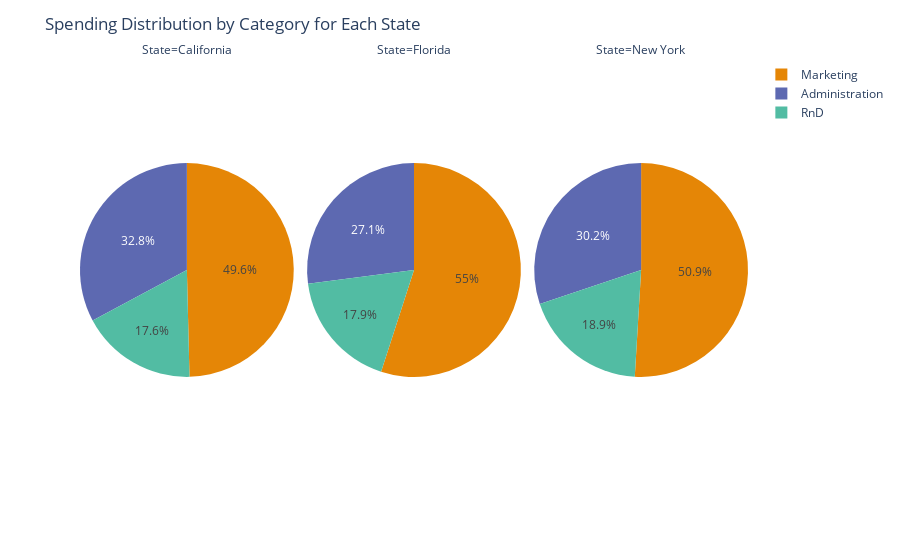

Write notebook code for a chart like this one.
### Code cell
fig = px.pie(data_melted, values='Value', names='Category', facet_col='State', hole=0, color_discrete_sequence=px.colors.carto.Vivid)
fig.update_layout(title='Spending Distribution by Category for Each State')
fig.show()

### Figure 1 — Plotly figure (JSON) as saved in the notebook; plotly's stock layout.template omitted (floating-point values rounded to 4 significant figures)
{"data": [{"domain": {"x": [0, 0.32], "y": [0, 1]}, "hole": 0, "hovertemplate": "State=California<br>Category=%{label}<br>Value=%{value}<extra></extra>", "labels": ["RnD", "Marketing", "Administration"], "legendgroup": "", "name": "", "showlegend": true, "type": "pie", "values": [1099000.0, 3103000.0, 2053000.0]}, {"domain": {"x": [0.34, 0.66], "y": [0, 1]}, "hole": 0, "hovertemplate": "State=Florida<br>Category=%{label}<br>Value=%{value}<extra></extra>", "labels": ["RnD", "Marketing", "Administration"], "legendgroup": "", "name": "", "showlegend": true, "type": "pie", "values": [1292000.0, 3957000.0, 1948000.0]}, {"domain": {"x": [0.68, 1.0], "y": [0, 1]}, "hole": 0, "hovertemplate": "State=New York<br>Category=%{label}<br>Value=%{value}<extra></extra>", "labels": ["RnD", "Marketing", "Administration"], "legendgroup": "", "name": "", "showlegend": true, "type": "pie", "values": [1295000.0, 3491000.0, 2066239]}], "layout": {"annotations": [{"font": {}, "showarrow": false, "text": "State=California", "x": 0.16, "xanchor": "center", "xref": "paper", "y": 1, "yanchor": "bottom", "yref": "paper"}, {"font": {}, "showarrow": false, "text": "State=Florida", "x": 0.5, "xanchor": "center", "xref": "paper", "y": 1, "yanchor": "bottom", "yref": "paper"}, {"font": {}, "showarrow": false, "text": "State=New York", "x": 0.84, "xanchor": "center", "xref": "paper", "y": 1, "yanchor": "bottom", "yref": "paper"}], "legend": {"tracegroupgap": 0}, "margin": {"t": 60}, "piecolorway": ["rgb(229, 134, 6)", "rgb(93, 105, 177)", "rgb(82, 188, 163)", "rgb(153, 201, 69)", "rgb(204, 97, 176)", "rgb(36, 121, 108)", "rgb(218, 165, 27)", "rgb(47, 138, 196)", "rgb(118, 78, 159)", "rgb(237, 100, 90)", "rgb(165, 170, 153)"], "title": {"text": "Spending Distribution by Category for Each State"}}}
